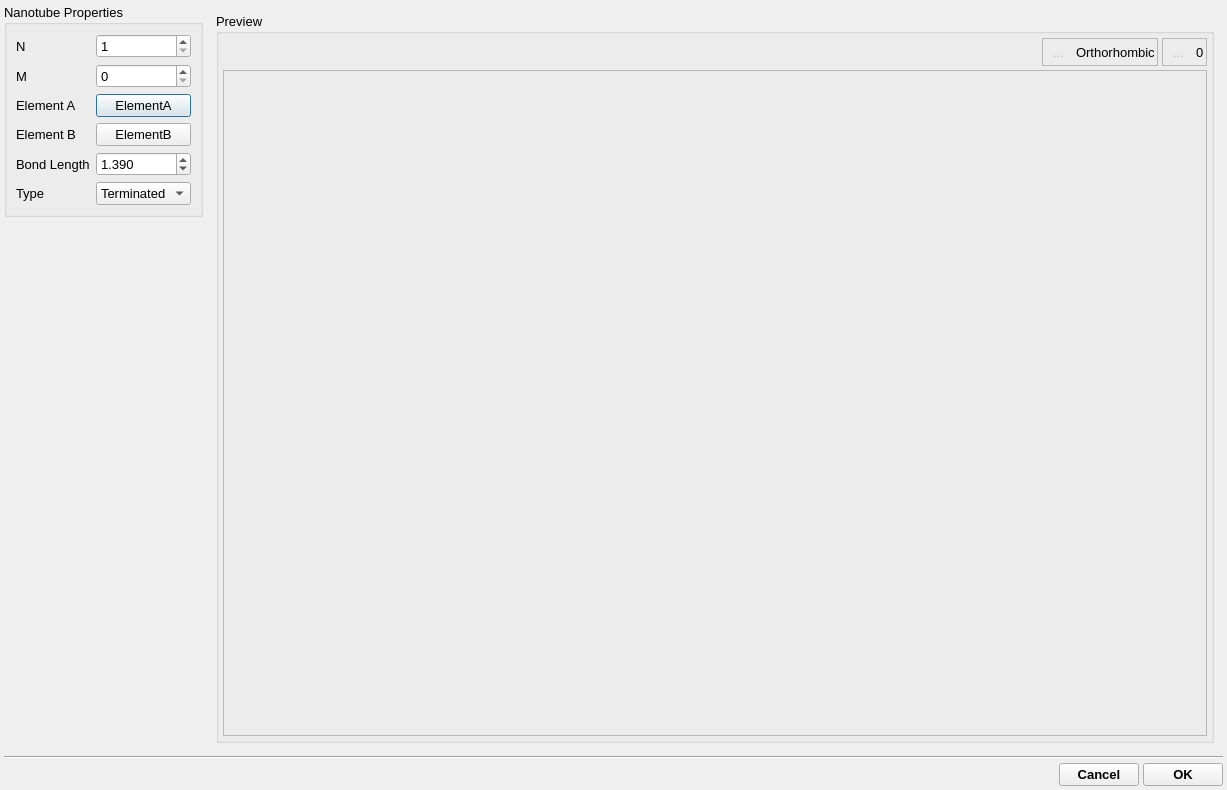
<?xml version="1.0" encoding="UTF-8"?>
<ui version="4.0">
 <class>CreateNanotubeSpeciesDialog</class>
 <widget class="QDialog" name="CreateNanotubeSpeciesDialog">
  <property name="windowModality">
   <enum>Qt::ApplicationModal</enum>
  </property>
  <property name="geometry">
   <rect>
    <x>0</x>
    <y>0</y>
    <width>1227</width>
    <height>790</height>
   </rect>
  </property>
  <property name="font">
   <font>
    <pointsize>10</pointsize>
   </font>
  </property>
  <property name="windowTitle">
   <string>Create Nanotube Species</string>
  </property>
  <layout class="QVBoxLayout" name="verticalLayout_4">
   <property name="spacing">
    <number>4</number>
   </property>
   <property name="leftMargin">
    <number>4</number>
   </property>
   <property name="topMargin">
    <number>4</number>
   </property>
   <property name="rightMargin">
    <number>4</number>
   </property>
   <property name="bottomMargin">
    <number>4</number>
   </property>
   <item>
    <layout class="QHBoxLayout" name="horizontalLayout_7">
     <property name="spacing">
      <number>4</number>
     </property>
     <item>
      <widget class="QWidget" name="LeftWidget" native="true">
       <property name="sizePolicy">
        <sizepolicy hsizetype="Preferred" vsizetype="Expanding">
         <horstretch>0</horstretch>
         <verstretch>0</verstretch>
        </sizepolicy>
       </property>
       <layout class="QVBoxLayout" name="verticalLayout_16">
        <property name="spacing">
         <number>4</number>
        </property>
        <property name="leftMargin">
         <number>0</number>
        </property>
        <property name="topMargin">
         <number>0</number>
        </property>
        <property name="rightMargin">
         <number>0</number>
        </property>
        <property name="bottomMargin">
         <number>0</number>
        </property>
        <item>
         <widget class="QGroupBox" name="InputFileGroup">
          <property name="title">
           <string>Nanotube Properties</string>
          </property>
          <layout class="QFormLayout" name="formLayout_2">
           <item row="0" column="0">
            <widget class="QLabel" name="label">
             <property name="text">
              <string>N</string>
             </property>
            </widget>
           </item>
           <item row="0" column="1">
            <widget class="QSpinBox" name="NSpin">
             <property name="minimum">
              <number>1</number>
             </property>
             <property name="maximum">
              <number>1000</number>
             </property>
            </widget>
           </item>
           <item row="2" column="0">
            <widget class="QLabel" name="label_2">
             <property name="text">
              <string>Element A</string>
             </property>
            </widget>
           </item>
           <item row="3" column="0">
            <widget class="QLabel" name="label_3">
             <property name="text">
              <string>Element B</string>
             </property>
            </widget>
           </item>
           <item row="4" column="0">
            <widget class="QLabel" name="label_4">
             <property name="text">
              <string>Bond Length</string>
             </property>
            </widget>
           </item>
           <item row="2" column="1">
            <widget class="QPushButton" name="ElementAButton">
             <property name="text">
              <string>ElementA</string>
             </property>
            </widget>
           </item>
           <item row="3" column="1">
            <widget class="QPushButton" name="ElementBButton">
             <property name="text">
              <string>ElementB</string>
             </property>
            </widget>
           </item>
           <item row="4" column="1">
            <widget class="QDoubleSpinBox" name="BondLengthSpin">
             <property name="decimals">
              <number>3</number>
             </property>
             <property name="minimum">
              <double>0.100000000000000</double>
             </property>
             <property name="value">
              <double>1.390000000000000</double>
             </property>
            </widget>
           </item>
           <item row="1" column="0">
            <widget class="QLabel" name="label_5">
             <property name="text">
              <string>M</string>
             </property>
            </widget>
           </item>
           <item row="1" column="1">
            <widget class="QSpinBox" name="MSpin">
             <property name="minimum">
              <number>0</number>
             </property>
             <property name="maximum">
              <number>1000</number>
             </property>
             <property name="value">
              <number>0</number>
             </property>
            </widget>
           </item>
           <item row="5" column="0">
            <widget class="QLabel" name="label_6">
             <property name="text">
              <string>Type</string>
             </property>
            </widget>
           </item>
           <item row="5" column="1">
            <widget class="QComboBox" name="TypeCombo">
             <item>
              <property name="text">
               <string>Terminated</string>
              </property>
             </item>
             <item>
              <property name="text">
               <string>Periodic</string>
              </property>
             </item>
            </widget>
           </item>
          </layout>
         </widget>
        </item>
        <item>
         <spacer name="verticalSpacer_2">
          <property name="orientation">
           <enum>Qt::Vertical</enum>
          </property>
          <property name="sizeHint" stdset="0">
           <size>
            <width>20</width>
            <height>40</height>
           </size>
          </property>
         </spacer>
        </item>
       </layout>
      </widget>
     </item>
     <item>
      <widget class="QWidget" name="RightWidget" native="true">
       <property name="sizePolicy">
        <sizepolicy hsizetype="Expanding" vsizetype="Expanding">
         <horstretch>1</horstretch>
         <verstretch>0</verstretch>
        </sizepolicy>
       </property>
       <layout class="QVBoxLayout" name="verticalLayout_3">
        <item>
         <widget class="QGroupBox" name="StructurePreviewBox">
          <property name="title">
           <string>Preview</string>
          </property>
          <layout class="QVBoxLayout" name="verticalLayout_5">
           <property name="spacing">
            <number>4</number>
           </property>
           <property name="leftMargin">
            <number>4</number>
           </property>
           <property name="topMargin">
            <number>4</number>
           </property>
           <property name="rightMargin">
            <number>4</number>
           </property>
           <property name="bottomMargin">
            <number>4</number>
           </property>
           <item>
            <layout class="QHBoxLayout" name="horizontalLayout_10">
             <property name="spacing">
              <number>4</number>
             </property>
             <item>
              <spacer name="horizontalSpacer_2">
               <property name="orientation">
                <enum>Qt::Horizontal</enum>
               </property>
               <property name="sizeHint" stdset="0">
                <size>
                 <width>40</width>
                 <height>20</height>
                </size>
               </property>
              </spacer>
             </item>
             <item>
              <widget class="QFrame" name="CurrentBoxFrame">
               <property name="frameShape">
                <enum>QFrame::StyledPanel</enum>
               </property>
               <property name="frameShadow">
                <enum>QFrame::Sunken</enum>
               </property>
               <layout class="QHBoxLayout" name="horizontalLayout_4">
                <property name="spacing">
                 <number>4</number>
                </property>
                <property name="leftMargin">
                 <number>2</number>
                </property>
                <property name="topMargin">
                 <number>2</number>
                </property>
                <property name="rightMargin">
                 <number>2</number>
                </property>
                <property name="bottomMargin">
                 <number>2</number>
                </property>
                <item>
                 <widget class="QToolButton" name="CurrentBoxToolButton">
                  <property name="enabled">
                   <bool>false</bool>
                  </property>
                  <property name="text">
                   <string>...</string>
                  </property>
                  <property name="icon">
                   <iconset resource="main.qrc">
                    <normaloff>:/general/icons/configuration.svg</normaloff>:/general/icons/configuration.svg</iconset>
                  </property>
                  <property name="autoRaise">
                   <bool>true</bool>
                  </property>
                 </widget>
                </item>
                <item>
                 <widget class="QLabel" name="CurrentBoxTypeLabel">
                  <property name="sizePolicy">
                   <sizepolicy hsizetype="Minimum" vsizetype="Preferred">
                    <horstretch>0</horstretch>
                    <verstretch>0</verstretch>
                   </sizepolicy>
                  </property>
                  <property name="font">
                   <font>
                    <pointsize>10</pointsize>
                    <bold>false</bold>
                   </font>
                  </property>
                  <property name="text">
                   <string>Orthorhombic</string>
                  </property>
                  <property name="alignment">
                   <set>Qt::AlignLeading|Qt::AlignLeft|Qt::AlignVCenter</set>
                  </property>
                 </widget>
                </item>
               </layout>
              </widget>
             </item>
             <item>
              <widget class="QFrame" name="AtomPopulationFrame">
               <property name="toolTip">
                <string>Number of atoms in the configuration</string>
               </property>
               <property name="frameShape">
                <enum>QFrame::StyledPanel</enum>
               </property>
               <property name="frameShadow">
                <enum>QFrame::Sunken</enum>
               </property>
               <layout class="QHBoxLayout" name="horizontalLayout_16">
                <property name="spacing">
                 <number>4</number>
                </property>
                <property name="leftMargin">
                 <number>2</number>
                </property>
                <property name="topMargin">
                 <number>2</number>
                </property>
                <property name="rightMargin">
                 <number>2</number>
                </property>
                <property name="bottomMargin">
                 <number>2</number>
                </property>
                <item>
                 <widget class="QToolButton" name="AtomPopulationToolButton">
                  <property name="enabled">
                   <bool>false</bool>
                  </property>
                  <property name="text">
                   <string>...</string>
                  </property>
                  <property name="icon">
                   <iconset resource="main.qrc">
                    <normaloff>:/general/icons/spheres_on.svg</normaloff>:/general/icons/spheres_on.svg</iconset>
                  </property>
                  <property name="autoRaise">
                   <bool>true</bool>
                  </property>
                 </widget>
                </item>
                <item>
                 <widget class="QLabel" name="AtomPopulationLabel">
                  <property name="sizePolicy">
                   <sizepolicy hsizetype="Minimum" vsizetype="Preferred">
                    <horstretch>0</horstretch>
                    <verstretch>0</verstretch>
                   </sizepolicy>
                  </property>
                  <property name="text">
                   <string>0</string>
                  </property>
                 </widget>
                </item>
               </layout>
              </widget>
             </item>
            </layout>
           </item>
           <item>
            <widget class="QFrame" name="StructureViewFrame">
             <property name="sizePolicy">
              <sizepolicy hsizetype="Expanding" vsizetype="Expanding">
               <horstretch>3</horstretch>
               <verstretch>0</verstretch>
              </sizepolicy>
             </property>
             <property name="minimumSize">
              <size>
               <width>300</width>
               <height>300</height>
              </size>
             </property>
             <property name="frameShape">
              <enum>QFrame::StyledPanel</enum>
             </property>
             <property name="frameShadow">
              <enum>QFrame::Sunken</enum>
             </property>
             <layout class="QHBoxLayout" name="horizontalLayout_5">
              <property name="spacing">
               <number>0</number>
              </property>
              <property name="leftMargin">
               <number>0</number>
              </property>
              <property name="topMargin">
               <number>0</number>
              </property>
              <property name="rightMargin">
               <number>0</number>
              </property>
              <property name="bottomMargin">
               <number>0</number>
              </property>
              <item>
               <widget class="SpeciesViewer" name="StructureViewer" native="true">
                <property name="sizePolicy">
                 <sizepolicy hsizetype="Expanding" vsizetype="Expanding">
                  <horstretch>1</horstretch>
                  <verstretch>0</verstretch>
                 </sizepolicy>
                </property>
               </widget>
              </item>
             </layout>
            </widget>
           </item>
          </layout>
         </widget>
        </item>
       </layout>
      </widget>
     </item>
    </layout>
   </item>
   <item>
    <widget class="Line" name="line">
     <property name="orientation">
      <enum>Qt::Horizontal</enum>
     </property>
    </widget>
   </item>
   <item>
    <layout class="QHBoxLayout" name="horizontalLayout_8">
     <property name="spacing">
      <number>4</number>
     </property>
     <item>
      <spacer name="horizontalSpacer">
       <property name="orientation">
        <enum>Qt::Horizontal</enum>
       </property>
       <property name="sizeHint" stdset="0">
        <size>
         <width>40</width>
         <height>20</height>
        </size>
       </property>
      </spacer>
     </item>
     <item>
      <widget class="QPushButton" name="CancelButton">
       <property name="font">
        <font>
         <pointsize>10</pointsize>
         <bold>true</bold>
        </font>
       </property>
       <property name="text">
        <string>Cancel</string>
       </property>
      </widget>
     </item>
     <item>
      <widget class="QPushButton" name="OKButton">
       <property name="font">
        <font>
         <pointsize>10</pointsize>
         <bold>true</bold>
        </font>
       </property>
       <property name="text">
        <string>OK</string>
       </property>
      </widget>
     </item>
    </layout>
   </item>
  </layout>
 </widget>
 <customwidgets>
  <customwidget>
   <class>SpeciesViewer</class>
   <extends>QWidget</extends>
   <header>gui/speciesViewer.h</header>
   <container>1</container>
  </customwidget>
 </customwidgets>
 <resources>
  <include location="main.qrc"/>
 </resources>
 <connections/>
</ui>
